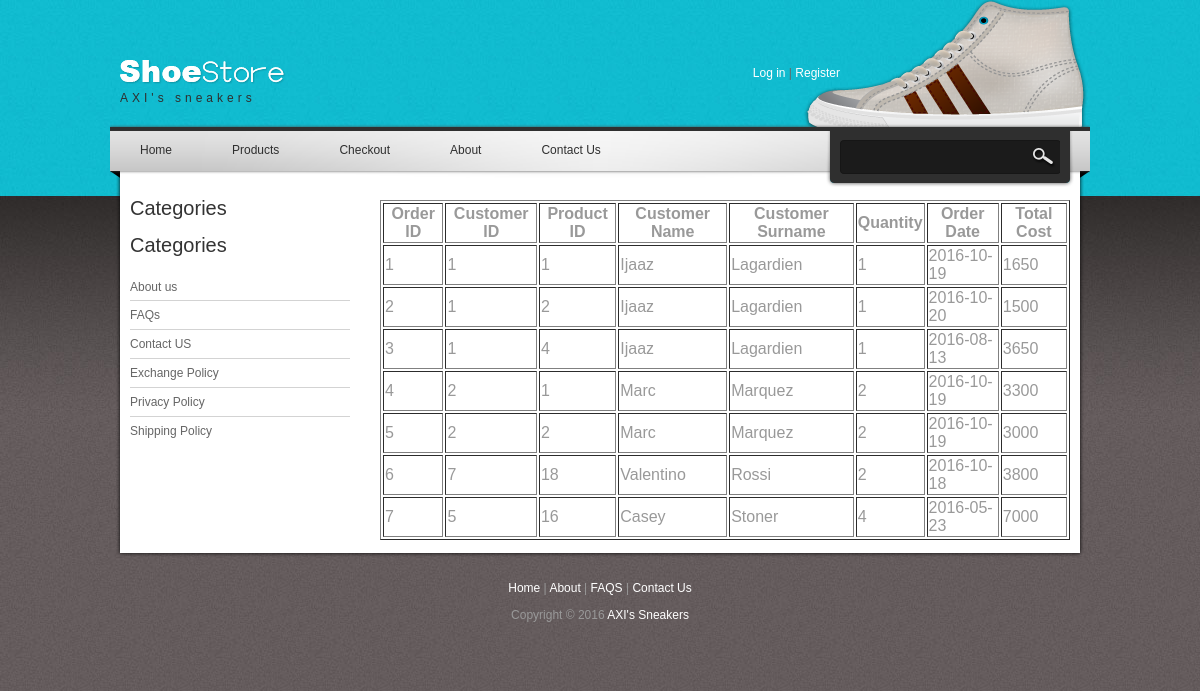
/webpages/admin/reports/orderhistory.php, run on the app's committed database.
### tables this page shows
CREATE TABLE IF NOT EXISTS `orderhistory` (
  `OrderID` int(11) NOT NULL AUTO_INCREMENT,
  `CustomerID` int(11) NOT NULL,
  `ProductID` int(11) NOT NULL,
  `CustomerName` varchar(25) NOT NULL,
  `CustomerSurname` varchar(25) NOT NULL,
  `Quantity` int(11) NOT NULL,
  `OrderDate` date NOT NULL,
  `TotalCost` double NOT NULL,
  PRIMARY KEY (`OrderID`)
);

### classes/SqlFunctions.php (the view, shortened to what this page needs)
<?php
class SqlFunctions
{
    public function orderHistoryReport($conn)
    {
        $sqlStatement = "Select * from orderhistory";
        $result = mysqli_query($conn,$sqlStatement);
        if(mysqli_num_rows($result) > 0)
        {
            echo "<table border='1'><tr><th>Order ID</th><th>Customer ID</th><th>Product ID</th><th>Customer Name</th><th>Customer Surname</th><th>Quantity</th><th>Order Date</th><th>Total Cost</th></tr>";
            while($row = mysqli_fetch_assoc($result))
            {
                echo "<tr><td>".$row["OrderID"]."</td><td>".$row["CustomerID"]."</td><td>".$row["ProductID"]."</td><td>".$row["CustomerName"]."</td><td>".$row["CustomerSurname"]."</td><td>".$row["Quantity"]."</td><td>".$row["OrderDate"]."</td><td>".$row["TotalCost"]."</td></tr>";
            }
            echo "</table>";
        }
        else
        {
            echo "<p id='errors'>No results</p>";
        }
    }
}
?>

### css/style.css (style rules this page uses)
body { margin: 0; padding: 0; color: #999; font-family: Tahoma, Geneva, sans-serif; font-size: 12px; line-height: 1.4em; background: #665f5f url(../images/body.jpg) repeat; }

### data on the page
orderhistory: OrderID "1", CustomerID "1", ProductID "1", CustomerName "Ijaaz", CustomerSurname "Lagardien", Quantity "1", OrderDate "2016-10-19", TotalCost "1650"
orderhistory: OrderID "2", CustomerID "1", ProductID "2", CustomerName "Ijaaz", CustomerSurname "Lagardien", Quantity "1", OrderDate "2016-10-20", TotalCost "1500"
orderhistory: OrderID "3", CustomerID "1", ProductID "4", CustomerName "Ijaaz", CustomerSurname "Lagardien", Quantity "1", OrderDate "2016-08-13", TotalCost "3650"
orderhistory: OrderID "4", CustomerID "2", ProductID "1", CustomerName "Marc", CustomerSurname "Marquez", Quantity "2", OrderDate "2016-10-19", TotalCost "3300"
orderhistory: OrderID "5", CustomerID "2", ProductID "2", CustomerName "Marc", CustomerSurname "Marquez", Quantity "2", OrderDate "2016-10-19", TotalCost "3000"
orderhistory: OrderID "6", CustomerID "7", ProductID "18", CustomerName "Valentino", CustomerSurname "Rossi", Quantity "2", OrderDate "2016-10-18", TotalCost "3800"
orderhistory: OrderID "7", CustomerID "5", ProductID "16", CustomerName "Casey", CustomerSurname "Stoner", Quantity "4", OrderDate "2016-05-23", TotalCost "7000"
